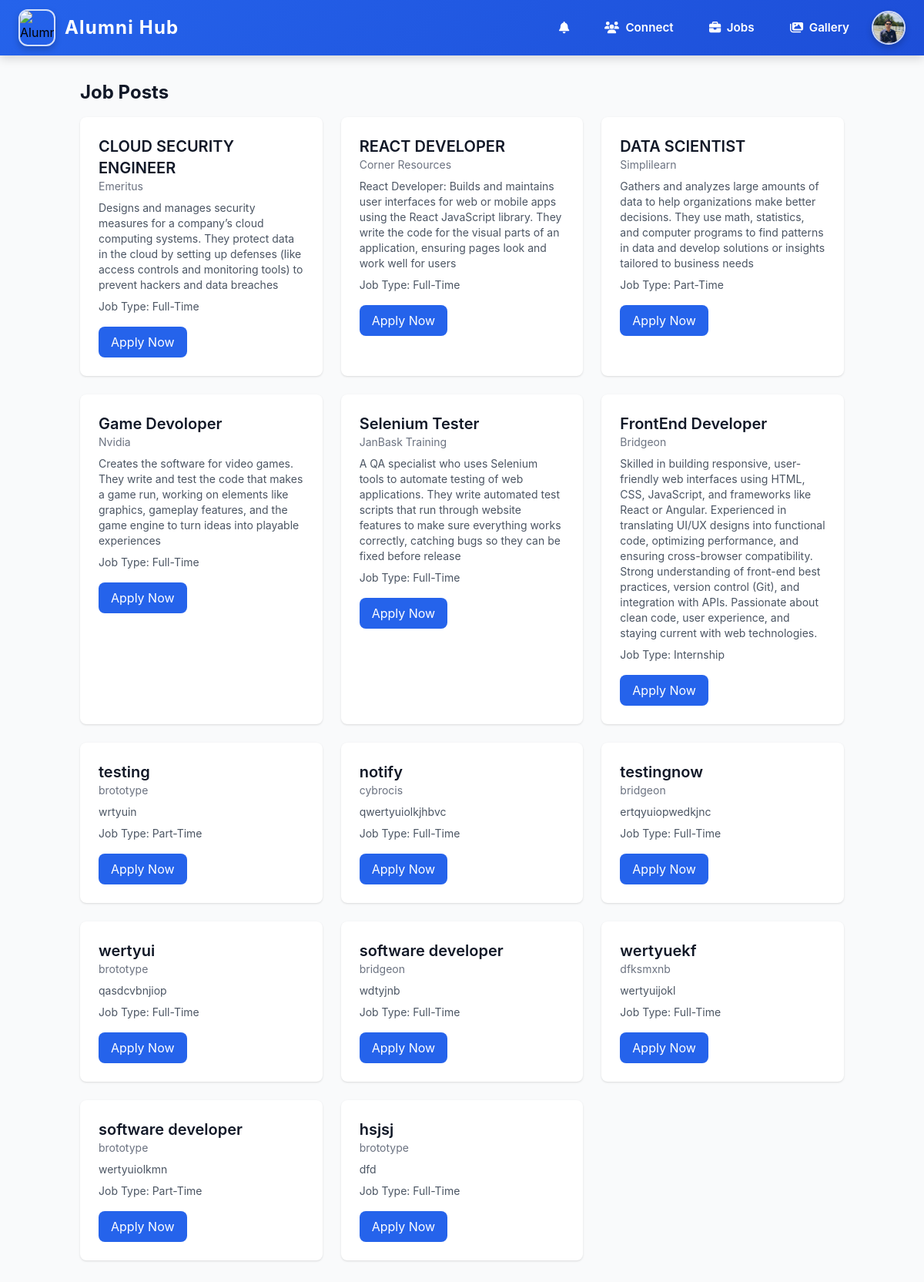
Screenshot of /userjobs/ (signed in) with the database file from the repository.
### myapp/models.py (models this page shows, shortened)
class User(AbstractUser):
    is_alumni = models.BooleanField(default=False)
    is_student = models.BooleanField(default=False)
    groups = models.ManyToManyField(Group, related_name="custom_user_groups", blank=True)
    user_permissions = models.ManyToManyField(Permission, related_name="custom_user_permissions", blank=True)

class StudentProfile(models.Model):
    user = models.OneToOneField(User, on_delete=models.CASCADE, related_name='student_profile')
    enrollment_year = models.PositiveIntegerField()
    major = models.CharField(max_length=255)
    resume = models.FileField(upload_to='resumes/', blank=True, null=True)
    profile_picture = models.ImageField(upload_to='profile_pics/', blank=True, null=True)

class JobPost(models.Model):
    job_name = models.CharField(max_length=255)
    company = models.CharField(max_length=255)
    description = models.TextField()
    job_type = models.CharField(max_length=20, choices=(
        ('FT', 'Full-Time'),
        ('PT', 'Part-Time'),
        ('IS', 'Internship'),
        ('RT', 'Remote-Job'),
    ))
    department = models.CharField(max_length=20, choices=(
        ('it', 'Information Technology'),
        ('cs', 'Computer Science'),
        ('me', 'Mechanical Engineering'),
        ('ec', 'Electronics Engineering'),
        ('ee', 'Electrical Engineering'),
    ))
    company_website = models.URLField(blank=True, null=True)
    posted_by = models.ForeignKey(User, on_delete=models.CASCADE, related_name='job_posts')  # ✅ Important
    salary = models.CharField(max_length=100, blank=True, null=True)

### myapp/views.py (the view)
# urls.py: path('userjobs/',userjobs_view, name='userjobs'),
def userjobs_view(request):
    jobs = JobPost.objects.all()
    return render(request, 'userjobs.html', {'jobs': jobs})

### myapp/context_processors.py (called while the page is built)
def notification_count(request):
    if request.user.is_authenticated:
        return {
            'unread_notification_count': Notification.objects.filter(
                user=request.user,
                is_read=False
            ).count()
        }
    return {}

### templates/userjobs.html
{% extends "home.html" %}
{% block content %}
{% include "navbar.html" %}
<section class="bg-gray-50 dark:bg-gray-900">
    <div class="container mx-auto px-4 py-8">
        <h1 class="text-2xl font-bold text-gray-900 dark:text-white mb-4">Job Posts</h1>
        <div class="grid gap-6 sm:grid-cols-2 lg:grid-cols-3">
            {% for job in jobs %}
            <div class="bg-white rounded-lg shadow dark:bg-gray-800 p-6">
                <h2 class="text-xl font-semibold text-gray-900 dark:text-white">{{ job.job_name }}</h2>
                <p class="text-sm text-gray-500 dark:text-gray-400">{{ job.company }}</p>
                <p class="mt-2 text-sm text-gray-600 dark:text-gray-300">{{ job.description }}</p>
                <p class="mt-2 text-sm text-gray-600 dark:text-gray-300">
                    Job Type: {{ job.get_job_type_display }}
                </p>
                <a href="{{ job.application_link }}" target="_blank" class="mt-4 inline-block bg-blue-600 text-white px-4 py-2 rounded-lg hover:bg-blue-700">
                    Apply Now
                </a>
            </div>
            {% endfor %}
        </div>
    </div>
</section>
{% endblock content %}

### templates/navbar.html (shortened to what this page needs)
</head>
<body>
  <nav class="navbar">
    <div class="navbar-container">
      <a href="{% url 'home' %}" class="navbar-logo">
        <img class="logo-image"
             src="https://encrypted-tbn0.gstatic.com/images?q=tbn:ANd9GcR6Wxo3iWcQN14Me9G9DkT4dSHTUvrpSCCp8g&s"
             alt="Alumni Hub Logo">
        <span class="logo-text">Alumni Hub</span>
      </a>
      <div id="main-menu" class="navbar-menu">
        {% if user.is_authenticated %}
          {% if user.is_superuser %}
            <a href="{% url 'admin_dashboard' %}" class="nav-link highlighted">
              <i class="fas fa-tachometer-alt"></i> Admin Dashboard
            </a>
            <form action="{% url 'signout' %}" method="post">
              {% csrf_token %}
              <button type="submit" class="nav-button">
                <i class="fas fa-sign-out-alt mr-2"></i> Sign Out
              </button>
            </form>
          {% elif user.is_student %}
            <a href="{% url 'my_notifications' %}" class="nav-link" style="position: relative;">
              <i class="fas fa-bell"></i>
            </a>
            <a href="{% url 'combined_user_list' %}" class="nav-link"><i class="fas fa-users"></i> Connect</a>
            <a href="{% url 'jobpost_list' %}" class="nav-link"><i class="fas fa-briefcase"></i> Jobs</a>
            <a href="{% url 'photo_gallery' %}" class="nav-link"><i class="fas fa-images"></i> Gallery</a>
            <div class="profile-container">
              <button id="profile-btn" class="profile-button">
                {% if user.student_profile.profile_picture %}
                  <img class="profile-image" src="{{ user.student_profile.profile_picture.url }}" alt="Profile Picture">
                {% else %}
                  <img class="profile-image" src="/static/images/default_profile.png" alt="Default Profile">
                {% endif %}
              </button>
            </div>
          {% endif %}
        {% else %}
          <a href="{% url 'signin' %}" class="nav-link"><i class="fas fa-sign-in-alt"></i> Sign In</a>
          <a href="{% url 'signup' %}" class="nav-button"><i class="fas fa-user-plus mr-2"></i> Sign Up</a>
        {% endif %}
      </div>
    </div>
  </nav>

### templates/navbar.html (style rules this page uses)
body { font-family: 'Inter', sans-serif; margin: 0; padding: 0; }
.navbar { background: linear-gradient(135deg, #2563eb 0%, #1d4ed8 100%); box-shadow: 0 4px 12px rgba(0, 0, 0, 0.15); position: sticky; top: 0; z-index: 100; }
.navbar-container { max-width: 1400px; margin: 0 auto; padding: 0.75rem 1.5rem; display: flex; justify-content: space-between; align-items: center; }
.navbar-logo { display: flex; align-items: center; gap: 0.75rem; text-decoration: none; position: relative; z-index: 110; }
.logo-image { width: 3rem; height: 3rem; border-radius: 12px; border: 2px solid rgba(255, 255, 255, 0.8); box-shadow: 0 4px 8px rgba(0, 0, 0, 0.2); transition: all 0.3s ease; object-fit: cover; }
.logo-text { font-size: 1.5rem; font-weight: 700; color: white; letter-spacing: 0.05em; position: relative; display: inline-block; }
.logo-text:after { content: ''; position: absolute; width: 0; height: 2px; bottom: -2px; left: 0; background-color: white; transition: width 0.3s ease; }
.navbar-menu { display: flex; align-items: center; gap: 0.75rem; }
.nav-link { color: white; text-decoration: none; font-weight: 600; font-size: 0.95rem; padding: 0.5rem 1rem; border-radius: 8px; border: 1.5px solid transparent; transition: all 0.3s ease; display: flex; align-items: center; gap: 0.5rem; }
.profile-container { position: relative; }
.profile-button { background: transparent; border: none; padding: 0; cursor: pointer; display: flex; align-items: center; }
.profile-image { width: 2.75rem; height: 2.75rem; border-radius: 50%; border: 2px solid rgba(255, 255, 255, 0.8); box-shadow: 0 4px 8px rgba(0, 0, 0, 0.2); object-fit: cover; transition: all 0.3s ease; }

### rows the page displays
User: student_profile.profile_picture (picture)
JobPost: job_name "CLOUD SECURITY ENGINEER", company "Emeritus", description "Designs and manages security measures for a company’s cloud computing systems. They protect data in the cloud by setting up defenses (like access controls and monitoring tools) to prevent hackers and data breaches", job_type "Full-Time"
JobPost: job_name "REACT DEVELOPER", company "Corner Resources", description "React Developer: Builds and maintains user interfaces for web or mobile apps using the React JavaScript library. They write the code for the visual parts of an application, ensuring pages look and work well for users", job_type "Full-Time"
JobPost: job_name "DATA SCIENTIST", company "Simplilearn", description "Gathers and analyzes large amounts of data to help organizations make better decisions. They use math, statistics, and computer programs to find patterns in data and develop solutions or insights tailored to business needs", job_type "Part-Time"
JobPost: job_name "Game Devoloper", company "Nvidia", description "Creates the software for video games. They write and test the code that makes a game run, working on elements like graphics, gameplay features, and the game engine to turn ideas into playable experiences", job_type "Full-Time"
JobPost: job_name "Selenium Tester", company "JanBask Training", description "A QA specialist who uses Selenium tools to automate testing of web applications. They write automated test scripts that run through website features to make sure everything works correctly, catching bugs so they can be fixed before release", job_type "Full-Time"
JobPost: job_name "FrontEnd Developer", company "Bridgeon", description "Skilled in building responsive, user-friendly web interfaces using HTML, CSS, JavaScript, and frameworks like React or Angular. Experienced in translating UI/UX designs into functional code, optimizing performance, and ensuring cross-browser compatibility. Strong understanding of front-end best practices, version control (Git), and integration with APIs. Passionate about clean code, user experience, and staying current with web technologies.", job_type "Internship"
JobPost: job_name "testing", company "brototype", description "wrtyuin", job_type "Part-Time"
JobPost: job_name "notify", company "cybrocis", description "qwertyuiolkjhbvc", job_type "Full-Time"
JobPost: job_name "testingnow", company "bridgeon", description "ertqyuiopwedkjnc", job_type "Full-Time"
JobPost: job_name "wertyui", company "brototype", description "qasdcvbnjiop", job_type "Full-Time"
JobPost: job_name "software developer", company "bridgeon", description "wdtyjnb", job_type "Full-Time"
JobPost: job_name "wertyuekf", company "dfksmxnb", description "wertyuijokl", job_type "Full-Time"
JobPost: job_name "software developer", company "brototype", description "wertyuiolkmn", job_type "Part-Time"
JobPost: job_name "hsjsj", company "brototype", description "dfd", job_type "Full-Time"
